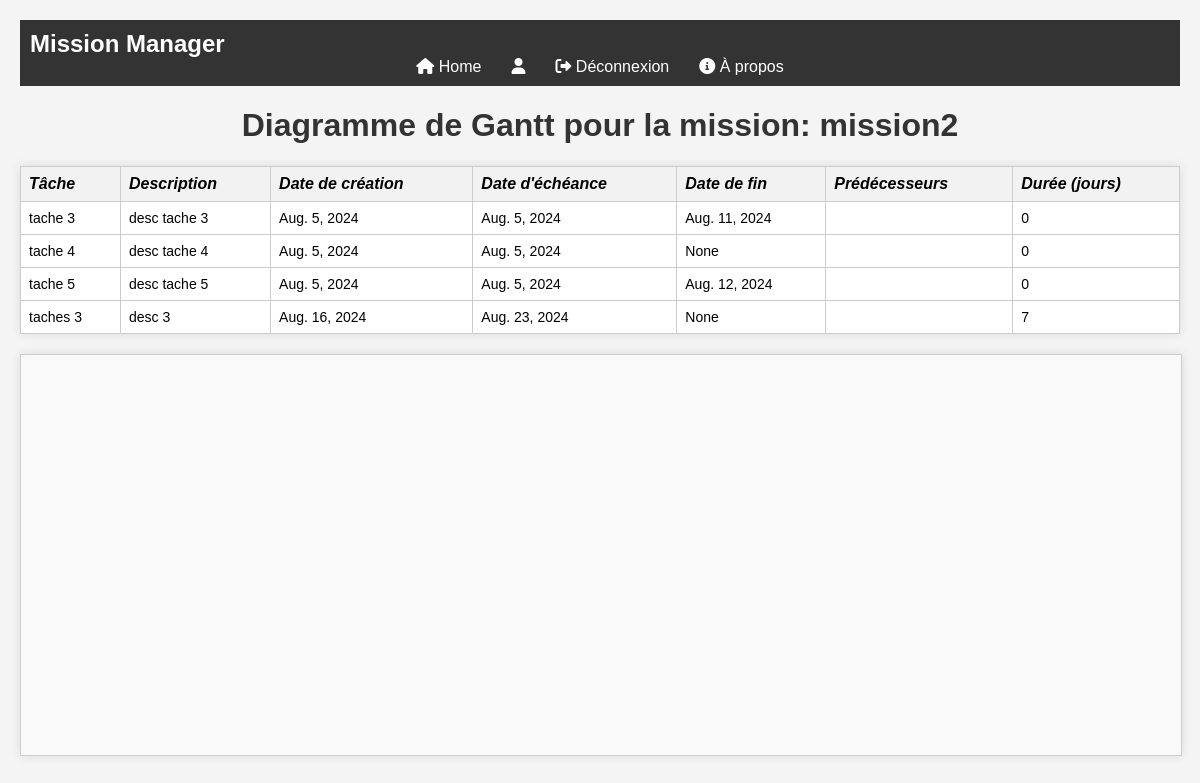
/gantt/6/, run on the app's committed database.
### Authentification/models.py (models this page shows, shortened)
class Mission(models.Model):
    titre = models.CharField(max_length=255)
    dateDebut = models.DateField()
    datefin = models.DateField()
    description = models.TextField()

class Tache(models.Model):
    ETAT_CHOICES = [
        (1, 'En attente'),
        (2, 'En cours'),
        (3, 'Terminé'),
    ]
    titre = models.CharField(max_length=255)
    description = models.TextField()
    dateCreation = models.DateField()
    dateEcheance = models.DateField()
    dateFin = models.DateField(null=True, blank=True)  # Champ dateFin optionnel
    mission = models.ForeignKey(Mission, related_name='taches', on_delete=models.CASCADE)
    utilisateur = models.ForeignKey(Utilisateur, related_name='taches', on_delete=models.SET_NULL, null=True)
    pdf = models.FileField(upload_to='pdfs/', null=True, blank=True)  # Champ PDF
    etat = models.IntegerField(choices=ETAT_CHOICES, default=1)  # Champ état avec valeurs 1, 2, 3

### planificationMission/views.py (the view)
# urls.py: path('gantt/<int:mission_id>/', views.diagramme_gantt, name='diagramme_gantt'),
def diagramme_gantt(request, mission_id):
    mission = Mission.objects.get(id=mission_id)
    taches = mission.taches.all()
    taches_info = []
    for tache in taches:
        predecesseurs = tache.pred_taches.all()
        duree = (tache.dateEcheance - tache.dateCreation).days  # Calcul de la durée en jours
        taches_info.append({
            'tache': tache,
            'predecesseurs': predecesseurs,
            'duree': duree,
        })
    context = {
        'mission': mission,
        'taches_info': taches_info,
    }
    return render(request, 'diagrammeGantt.html', context)

### planificationMission/context_processors.py (called while the page is built)
def notifications_non_lues_processor(request):
    if request.user.is_authenticated:
        notifications_non_lues_count = Notification.objects.filter(
            utilisateur=request.user,
            est_lu=False
        ).count()
    else:
        notifications_non_lues_count = 0
    return {
        'notifications_non_lues_count': notifications_non_lues_count
    }

### planificationMission/templates/diagrammeGantt.html (shortened to what this page needs)
<!DOCTYPE html>
<html lang="en">
<head>
        <link rel="stylesheet" href="https://cdnjs.cloudflare.com/ajax/libs/font-awesome/6.0.0-beta3/css/all.min.css">
</head>
<body>
    <header>
        <div class="logo">Mission Manager</div>
        <nav1>
            <ul1>
                <li1><a href="{% url 'Authentification:home' %}"><i class="fas fa-home"></i> Home</a></li1>
                <li1><a href="#"><i class="fas fa-user"></i> {{user.nom}}</a></li1>
                <li1><a href="{% url 'Authentification:logout' %}"><i class="fas fa-sign-out-alt"></i> Déconnexion</a></li1>
                <li1><a href="{% url 'Authentification:A_propos' %}"><i class="fas fa-info-circle"></i> À propos</a></li1>
            </ul1>
        </nav1>
    </header>
    <h1>Diagramme de Gantt pour la mission: {{ mission.titre }}</h1>
    <table>
        <thead>
            <tr>
                <th>Tâche</th>
                <th>Description</th>
                <th>Date de création</th>
                <th>Date d'échéance</th>
                <th>Date de fin</th>
                <th>Prédécesseurs</th>
                <th>Durée (jours)</th>
            </tr>
        </thead>
        <tbody>
            {% for info in taches_info %}
            <tr>
                <td>{{ info.tache.titre }}</td>
                <td>{{ info.tache.description }}</td>
                <td>{{ info.tache.dateCreation }}</td>
                <td>{{ info.tache.dateEcheance }}</td>
                <td>{{ info.tache.dateFin }}</td>
                <td>
                </td>
                <td>{{ info.duree }}</td>
            </tr>
            {% endfor %}
        </tbody>
    </table>
    <div id="gantt-diagram">
    </div>
</body>
</html>

### planificationMission/templates/diagrammeGantt.html (style rules this page uses)
body { font-family: Arial, sans-serif; margin: 20px; background-color: #f4f4f4; }
h1 { text-align: center; color: #333; }
table { width: 100%; border-collapse: collapse; margin-bottom: 20px; background-color: #fff; box-shadow: 0px 0px 10px rgba(0, 0, 0, 0.1); }
th, td { border: 1px solid #ccc; padding: 8px; text-align: left; }
th { font-family: Algerian, sans-serif; font-weight: bold; font-style: italic; background-color: #f2f2f2; }
td { font-size: 14px; }
#gantt-diagram { width: 100%; height: 400px; border: 1px solid #ccc; background-color: #f9f9f9; box-shadow: 0px 0px 10px rgba(0, 0, 0, 0.1); position: relative; }
header { background-color: #333; padding: 10px; position: relative; }
.logo { color: white; font-size: 24px; font-weight: bold; }
nav1 ul1 { list-style-type: none; padding: 0; margin: 0; display: flex; justify-content: center; flex-wrap: wrap; }
nav1 ul1 li1 { margin: 0 15px; }
nav1 ul1 li1 a { text-decoration: none; color: white; font-size: 16px; }

### data on the page
Mission: titre "mission2"
Tache: tache.titre "tache 3", tache.description "desc tache 3", tache.dateCreation "Aug. 5, 2024", tache.dateEcheance "Aug. 5, 2024", tache.dateFin "Aug. 11, 2024", duree "0"
Tache: tache.titre "tache 4", tache.description "desc tache 4", tache.dateCreation "Aug. 5, 2024", tache.dateEcheance "Aug. 5, 2024", tache.dateFin "None", duree "0"
Tache: tache.titre "tache 5", tache.description "desc tache 5", tache.dateCreation "Aug. 5, 2024", tache.dateEcheance "Aug. 5, 2024", tache.dateFin "Aug. 12, 2024", duree "0"
Tache: tache.titre "taches 3", tache.description "desc 3", tache.dateCreation "Aug. 16, 2024", tache.dateEcheance "Aug. 23, 2024", tache.dateFin "None", duree "7"
